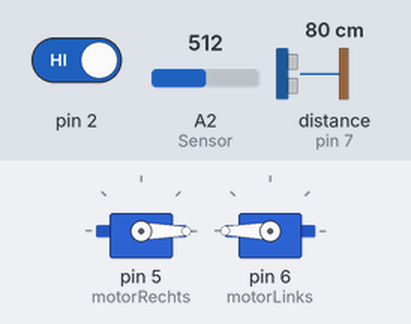
A sketch run on a simulated Arduino Uno, built with avr-gcc and run on an emulated ATmega328P. Shown: 2 × servo. Wiring (inferred from the names in the program): ultrasonic range finder: trigger pin 8; echo pin 7. Inputs (shaded band) come from the test bench; at power-on: pin 2 HIGH, distance to the obstacle (sensor on pin 7) 80 cm, A2 (Sensor) = 512. The echo pulse lasts 58.3 µs per cm.

Above: at 1.2 s.
1.3 s: pin 2 driven LOW
At 3.4 s:
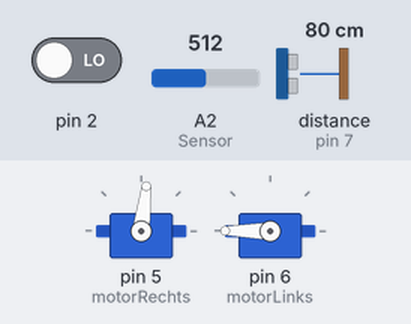
4.3 s: distance to the obstacle (sensor on pin 7) set to 12 cm
5.8 s: distance to the obstacle (sensor on pin 7) set to 9 cm
At 6.7 s:
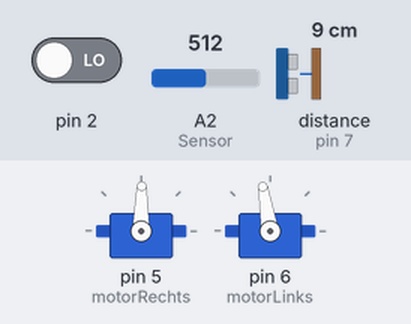
7.3 s: distance to the obstacle (sensor on pin 7) set to 18 cm
At 8.4 s:
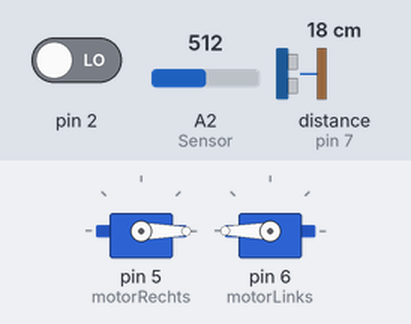
9.3 s: distance to the obstacle (sensor on pin 7) set to 2 cm
At 10.6 s:
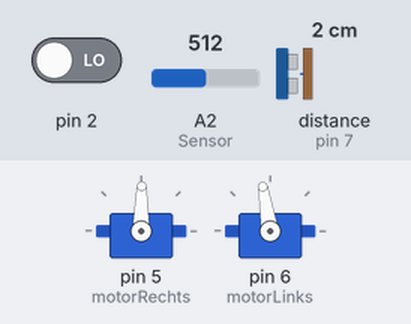
Timing chart, 0 to 11.8 s (numbered marks = the images above; inputs shaded):
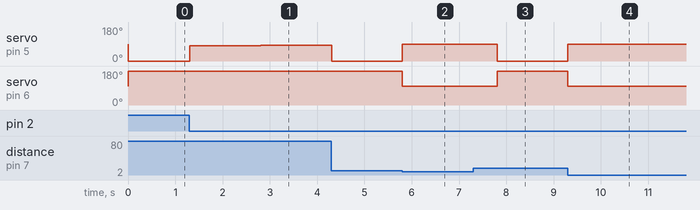

The sketch:

Robotraktor_ArduinoProgramm.ino
```cpp
#define motorLinks 6
#define motorRechts 5
#define sensorLinks 10
#define sensorRechts 11
#define trig 8
#define echo 7

#include <Servo.h>

volatile boolean kurveRechts;
volatile boolean kurveLinks;
volatile boolean anfang;
volatile boolean feldende;
volatile char letzteKurve;

Servo rechts;
Servo links;

volatile unsigned long alteZeit=0, entprellZeit = 1000;

void setup()
{
  Serial.begin(9600);
  attachInterrupt(0, ISRendeErkennen, FALLING);
  rechts.attach(motorRechts);
  links.attach(motorLinks);
  pinMode(trig, OUTPUT);
  pinMode(echo, INPUT);
  anfang = true;
  feldende = false;
  kurveRechts = false;
  kurveLinks = false;
  stoppen();
}

void loop()
{
  if(!feldende)
  {
    //Der Roboter soll stoppen, wenn ein Hindernis zwischen 1 und 10cm steht
    if(entfernungMessen()<=10 && entfernungMessen() >= 1) // 1cm weil: Wenn kein Hindernis vorhanden ist, dann beträgt entfernungMessen einen Wert zwischen 0 und 1
    {
      stoppen();
      delay(1000);
    }else
    {
    fahren();
    }
  }else
  {
    if(kurveRechts && !kurveLinks)
    {
     //Serial.println("Rechtskurve");
     rechtsKurveFahren();
     delay(1000);
    }else if(kurveLinks && !kurveRechts)
    {
      //Serial.println("Linkskurve");
      linksKurveFahren();
      delay(1000);
    }else
    {
     //Serial.println("Stoppen");
     stoppen();
     delay(5000);
    }
    feldende = false;
  }
}

void fahren()
{
  rechts.write(0);
  links.write(180);

}

void stoppen()
{
  rechts.write(89); //Durch Probieren kamen wir auf diese Werte
  links.write(99);  //Angegeben sind eigentlich für Stillstand 90
}

void linksKurveFahren()
{
  for(int i = 110; i >= 105; i--)
  {
    rechts.write(0);
    links.write(i);
    delay(500);
  }
}

void rechtsKurveFahren()
{
  for(int i = 80; i <= 83; i++)
  {
    rechts.write(i);
    links.write(180);
    delay(500);
  }
}

//Interrupt-Routine
void ISRendeErkennen()
{
  if((millis() - alteZeit) > entprellZeit) //Entprellen des Sensors
  {
  feldende = true; //Erkennung des Feldendes
  if(anfang)
  {
    //Wenn der Sensor links ein Signal bekommt, soll der Roboter eine Rechtskurve fahren
    // weil durch den Interrupt vorne das Feldende schon gegeben ist
    if (analogRead(A2) <= 200) //A2 entspricht Sensor links
    {
      kurveLinks = false;
      kurveRechts = true;
      letzteKurve = 'r';
    }
    //Gleich wie oben, nur mit rechtem Sensor und Linkskurve
    else if(analogRead(A0) <= 200) //A0 entspricht Sensor rechts
    {
      kurveRechts = false;
      kurveLinks = true;
      letzteKurve = 'l';
    }
    //Wenn Sensor rechts und links ein Signal bekommen, dann soll er stehen bleiben
    else if(analogRead(A2) <= 200 && analogRead(A0) <= 200)
    {
      kurveRechts = false;
      kurveLinks = false;

    }else //Default-Wert ist eine Rechtskurve
    {
      kurveLinks = false;
      kurveRechts = true;
      letzteKurve = 'r';
    }
    anfang = false; //Weil dies nur beim ersten Interrupt passieren soll
  }else //Für alle anderen Fälle (ausgenommen der erste Interrupt)
   {
     if (analogRead(A2) >= 600 && analogRead(A0) >= 600) //Abwechselndes Kurvenfahren
     {
       //kurveRechts = !kurveRechts;
       //kurveLinks = !kurveLinks;

       if(letzteKurve == 'r')
       {
         kurveLinks = true;
         kurveRechts = false;
         letzteKurve = 'l';
       }else if(letzteKurve == 'l')
       {
         kurveLinks = false;
         kurveRechts = true;
         letzteKurve = 'r';
       }
     }else //Ende des Feldes
      {
       kurveRechts = false;
       kurveLinks = false;
      }
   }
   alteZeit = millis();
  }
}

//Ultraschallsensor
double entfernungMessen()
{
  double duration;

  digitalWrite(trig, LOW);
  delayMicroseconds(2);
  digitalWrite(trig, HIGH);
  delayMicroseconds(10);
  digitalWrite(trig, LOW);
  duration = pulseIn(echo, HIGH);

  return duration/29/2;

}
```

Measured:
- the behaviour switches between 11 and 10 cm on distance to the obstacle (sensor on pin 7) (found by bisection; images 1 and 2)
- after the input at 1.3 s, servo on pin 5 (motorRechts): 0° → 80° at once, → 81° 0.50 s later, → 82° 0.50 s later, → 83° 0.50 s later
- after the input at 5.8 s, servo on pin 5 (motorRechts): 0° → 89° at once; servo on pin 6 (motorLinks): 180° → 99° at once
- after the input at 7.3 s, servo on pin 5 (motorRechts): 89° → 0° after 0.51 s; servo on pin 6 (motorLinks): 99° → 180° after 0.51 s
- after the input at 9.3 s, servo on pin 5 (motorRechts): 0° → 89° at once; servo on pin 6 (motorLinks): 180° → 99° at once
